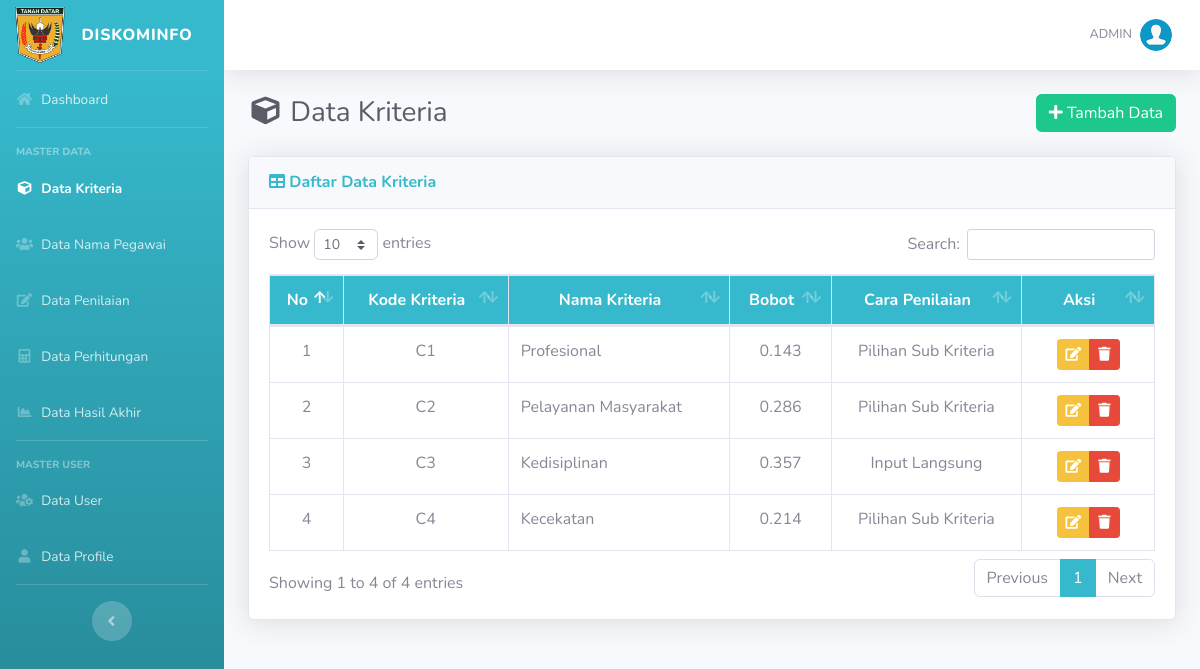
The app's page /list-kriteria.php (signed in) with its own data.
### tables this page shows
CREATE TABLE `kriteria` (
  `id_kriteria` int(11) NOT NULL,
  `kode_kriteria` varchar(10) NOT NULL,
  `nama` varchar(50) NOT NULL,
  `bobot` float DEFAULT NULL,
  `ada_pilihan` tinyint(1) DEFAULT NULL
);

### list-kriteria.php (the view, shortened to what this page needs)
<?php
require_once('includes/init.php');
require_once('template/header.php');
?>
<div class="d-sm-flex align-items-center justify-content-between mb-4">
    <h1 class="h3 mb-0 text-gray-800"><i class="fas fa-fw fa-cube"></i> Data Kriteria</h1>
    <a href="tambah-kriteria.php" class="btn btn-success"> <i class="fa fa-plus"></i> Tambah Data </a>
</div>
<div class="card shadow mb-4">
    <div class="card-header py-3">
        <h6 class="m-0 font-weight-bold text-info"><i class="fa fa-table"></i> Daftar Data Kriteria</h6>
    </div>
    <div class="card-body">
		<div class="table-responsive">
			<table class="table table-bordered" id="dataTable" width="100%" cellspacing="0">
				<thead class="bg-info text-white">
					<tr align="center">
						<th>No</th>
						<th>Kode Kriteria</th>
						<th>Nama Kriteria</th>
						<th>Bobot</th>
						<th>Cara Penilaian</th>
						<th width="15%">Aksi</th>
					</tr>
				</thead>
				<tbody>
				<?php
				$no = 1;
				$query = mysqli_query($koneksi,"SELECT * FROM kriteria ORDER BY kode_kriteria ASC");
				while($data = mysqli_fetch_array($query)):
				?>
					<tr align="center">
						<td><?php echo $no; ?></td>
						<td><?php echo $data['kode_kriteria']; ?></td>
						<td align="left"><?php echo $data['nama']; ?></td>
						<td><?php echo $data['bobot']; ?></td>
						<td><?php echo ($data['ada_pilihan']) ? 'Pilihan Sub Kriteria': 'Input Langsung'; ?></td>
						<td>
							<div class="btn-group" role="group">
								<a data-toggle="tooltip" data-placement="bottom" title="Edit Data" href="edit-kriteria.php?id=<?php echo $data['id_kriteria']; ?>" class="btn btn-warning btn-sm"><i class="fa fa-edit"></i></a>
								<a  data-toggle="tooltip" data-placement="bottom" title="Hapus Data" href="hapus-kriteria.php?id=<?php echo $data['id_kriteria']; ?>" onclick="return confirm ('Apakah anda yakin untuk meghapus data ini')" class="btn btn-danger btn-sm"><i class="fa fa-trash"></i></a>
							</div>
						</td>
					</tr>
					<?php
					$no++;
					endwhile; ?>
				</tbody>
			</table>
		</div>
	</div>
</div>
<?php
require_once('template/footer.php');
?>

### records on screen
kriteria: kode_kriteria "C1", nama "Profesional", bobot "0.143", ada_pilihan "Pilihan Sub Kriteria"
kriteria: kode_kriteria "C2", nama "Pelayanan Masyarakat", bobot "0.286", ada_pilihan "Pilihan Sub Kriteria"
kriteria: kode_kriteria "C3", nama "Kedisiplinan", bobot "0.357", ada_pilihan "Input Langsung"
kriteria: kode_kriteria "C4", nama "Kecekatan", bobot "0.214", ada_pilihan "Pilihan Sub Kriteria"

### other values on screen
$_SESSION['username'] "ADMIN"
